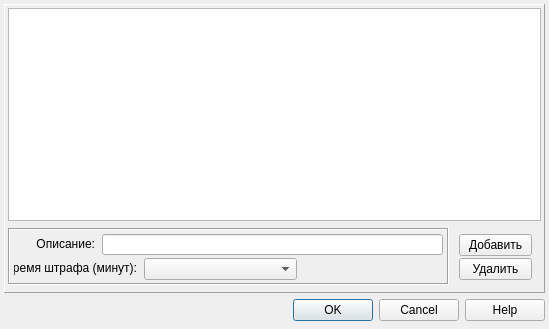
<?xml version="1.0" encoding="UTF-8"?>
<ui version="4.0">
 <class>dialogFines</class>
 <widget class="QDialog" name="dialogFines">
  <property name="windowModality">
   <enum>Qt::ApplicationModal</enum>
  </property>
  <property name="geometry">
   <rect>
    <x>0</x>
    <y>0</y>
    <width>549</width>
    <height>329</height>
   </rect>
  </property>
  <property name="windowTitle">
   <string>Штрафы</string>
  </property>
  <widget class="QDialogButtonBox" name="buttonBox">
   <property name="geometry">
    <rect>
     <x>4</x>
     <y>295</y>
     <width>541</width>
     <height>31</height>
    </rect>
   </property>
   <property name="orientation">
    <enum>Qt::Horizontal</enum>
   </property>
   <property name="standardButtons">
    <set>QDialogButtonBox::Cancel|QDialogButtonBox::Help|QDialogButtonBox::Ok</set>
   </property>
  </widget>
  <widget class="QFrame" name="frame">
   <property name="geometry">
    <rect>
     <x>4</x>
     <y>4</y>
     <width>541</width>
     <height>289</height>
    </rect>
   </property>
   <property name="frameShape">
    <enum>QFrame::Panel</enum>
   </property>
   <property name="frameShadow">
    <enum>QFrame::Raised</enum>
   </property>
   <widget class="QFrame" name="frame_2">
    <property name="geometry">
     <rect>
      <x>4</x>
      <y>224</y>
      <width>441</width>
      <height>57</height>
     </rect>
    </property>
    <property name="frameShape">
     <enum>QFrame::Box</enum>
    </property>
    <property name="frameShadow">
     <enum>QFrame::Sunken</enum>
    </property>
    <widget class="QLabel" name="label">
     <property name="geometry">
      <rect>
       <x>6</x>
       <y>6</y>
       <width>81</width>
       <height>20</height>
      </rect>
     </property>
     <property name="text">
      <string>Описание:</string>
     </property>
     <property name="alignment">
      <set>Qt::AlignRight|Qt::AlignTrailing|Qt::AlignVCenter</set>
     </property>
    </widget>
    <widget class="QLabel" name="label_2">
     <property name="geometry">
      <rect>
       <x>6</x>
       <y>30</y>
       <width>123</width>
       <height>20</height>
      </rect>
     </property>
     <property name="text">
      <string>Время штрафа (минут):</string>
     </property>
     <property name="alignment">
      <set>Qt::AlignRight|Qt::AlignTrailing|Qt::AlignVCenter</set>
     </property>
    </widget>
    <widget class="QLineEdit" name="lineEditDescription">
     <property name="geometry">
      <rect>
       <x>94</x>
       <y>6</y>
       <width>341</width>
       <height>21</height>
      </rect>
     </property>
    </widget>
    <widget class="QComboBox" name="comboBoxTime">
     <property name="geometry">
      <rect>
       <x>136</x>
       <y>30</y>
       <width>153</width>
       <height>22</height>
      </rect>
     </property>
    </widget>
   </widget>
   <widget class="QPushButton" name="buttonAdd">
    <property name="geometry">
     <rect>
      <x>455</x>
      <y>230</y>
      <width>73</width>
      <height>22</height>
     </rect>
    </property>
    <property name="text">
     <string>Добавить</string>
    </property>
   </widget>
   <widget class="QPushButton" name="buttonDel">
    <property name="geometry">
     <rect>
      <x>455</x>
      <y>254</y>
      <width>73</width>
      <height>22</height>
     </rect>
    </property>
    <property name="text">
     <string>Удалить</string>
    </property>
   </widget>
   <widget class="QListWidget" name="listWidgetFines">
    <property name="geometry">
     <rect>
      <x>4</x>
      <y>4</y>
      <width>533</width>
      <height>213</height>
     </rect>
    </property>
   </widget>
  </widget>
 </widget>
 <resources/>
 <connections>
  <connection>
   <sender>buttonBox</sender>
   <signal>accepted()</signal>
   <receiver>dialogFines</receiver>
   <slot>accept()</slot>
   <hints>
    <hint type="sourcelabel">
     <x>248</x>
     <y>254</y>
    </hint>
    <hint type="destinationlabel">
     <x>157</x>
     <y>274</y>
    </hint>
   </hints>
  </connection>
  <connection>
   <sender>buttonBox</sender>
   <signal>rejected()</signal>
   <receiver>dialogFines</receiver>
   <slot>reject()</slot>
   <hints>
    <hint type="sourcelabel">
     <x>316</x>
     <y>260</y>
    </hint>
    <hint type="destinationlabel">
     <x>286</x>
     <y>274</y>
    </hint>
   </hints>
  </connection>
 </connections>
</ui>
